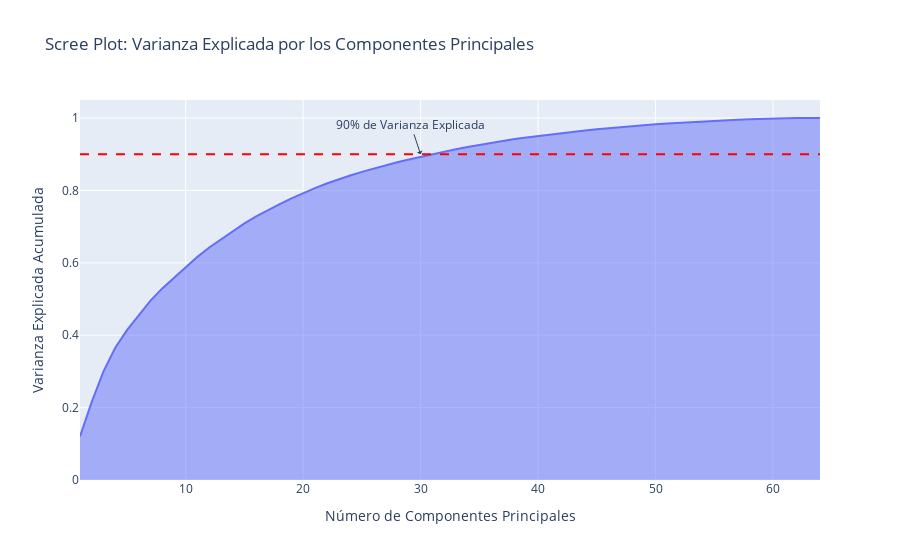

The notebook cell this image was saved under:
### Markdown cell above
### 4.1. Varianza Explicada

Antes de reducir a 2D, es útil ajustar PCA con todos los componentes posibles para ver cuánta varianza explica cada uno. El **Scree Plot** nos ayudará a decidir cuántos componentes son "suficientes".

### Code cell
# Ajustamos PCA sin especificar n_components para mantenerlos todos
pca_full = PCA()
pca_full.fit(X_scaled)

# Calculamos la varianza explicada acumulada
cumulative_variance = np.cumsum(pca_full.explained_variance_ratio_)

# Creamos el Scree Plot
fig = px.area(x=range(1, cumulative_variance.shape[0] + 1),
              y=cumulative_variance,
              labels={"x": "Número de Componentes Principales", "y": "Varianza Explicada Acumulada"},
              title="Scree Plot: Varianza Explicada por los Componentes Principales")
fig.update_layout(yaxis_range=[0,1.05])
fig.add_hline(y=0.9, line_dash="dash", line_color="red")
fig.add_annotation(x=30, y=0.9, text="90% de Varianza Explicada", showarrow=True, arrowhead=1)
fig.show()

### Figure 1 — Plotly figure (JSON) as saved in the notebook; plotly's stock layout.template omitted (floating-point values rounded to 4 significant figures)
{"data": [{"fillpattern": {"shape": ""}, "hovertemplate": "Número de Componentes Principales=%{x}<br>Varianza Explicada Acumulada=%{y}<extra></extra>", "legendgroup": "", "line": {"color": "#636efa"}, "marker": {"symbol": "circle"}, "mode": "lines", "name": "", "orientation": "v", "showlegend": false, "stackgroup": "1", "type": "scatter", "x": [1, 2, 3, 4, 5, 6, 7, 8, 9, 10, 11, 12, 13, 14, 15, 16, 17, 18, 19, 20, 21, 22, 23, 24, 25, 26, 27, 28, 29, 30, 31, 32, 33, 34, 35, 36, 37, 38, 39, 40, 41, 42, 43, 44, 45, 46, 47, 48, 49, 50, 51, 52, 53, 54, 55, 56, 57, 58, 59, 60, 61, 62, 63, 64], "xaxis": "x", "y": [0.1203, 0.2159, 0.3004, 0.3654, 0.414, 0.4561, 0.4955, 0.5294, 0.5594, 0.5887, 0.6166, 0.6423, 0.6651, 0.6874, 0.709, 0.7281, 0.7459, 0.7623, 0.7782, 0.7931, 0.8066, 0.8193, 0.831, 0.8416, 0.8513, 0.8608, 0.8694, 0.8778, 0.8857, 0.8932, 0.9005, 0.9074, 0.9139, 0.9203, 0.9262, 0.932, 0.9372, 0.942, 0.9465, 0.9508, 0.9548, 0.9588, 0.9624, 0.9658, 0.9691, 0.9722, 0.9751, 0.9778, 0.9804, 0.9828, 0.9849, 0.987, 0.9889, 0.9908, 0.9924, 0.9941, 0.9955, 0.9969, 0.9981, 0.9992, 1.0, 1.0, 1.0, 1.0], "yaxis": "y"}], "layout": {"annotations": [{"arrowhead": 1, "showarrow": true, "text": "90% de Varianza Explicada", "x": 30, "y": 0.9}], "legend": {"tracegroupgap": 0}, "shapes": [{"line": {"color": "red", "dash": "dash"}, "type": "line", "x0": 0, "x1": 1, "xref": "x domain", "y0": 0.9, "y1": 0.9, "yref": "y"}], "title": {"text": "Scree Plot: Varianza Explicada por los Componentes Principales"}, "xaxis": {"anchor": "y", "domain": [0, 1], "title": {"text": "Número de Componentes Principales"}}, "yaxis": {"anchor": "x", "domain": [0, 1], "range": [0, 1.05], "title": {"text": "Varianza Explicada Acumulada"}}}}
